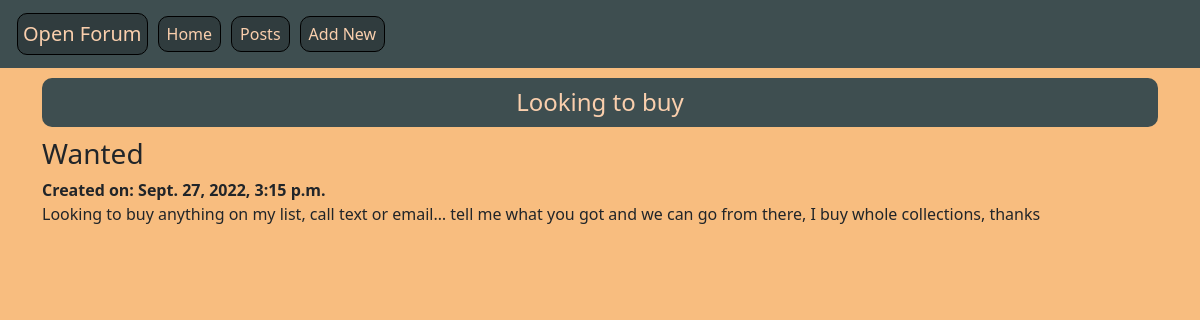
Page /posts/11 on the committed database.
### posts/models.py (models this page shows, shortened)
class Post(models.Model):
    title = models.CharField(max_length=256)
    subtitle = models.CharField(max_length=256)
    body = models.TextField()
    created_on = models.DateTimeField(auto_now_add=True)

### posts/views.py (the view)
# urls.py: path('<int:pk>', PostDetailView.as_view(), name='detail'),
class PostDetailView(DetailView):
    template_name = "posts/detail.html"
    model = Post

### templates/posts/detail.html (shortened to what this page needs)
{% extends 'base.html' %}
{% load static %}
{% block contents %}
    <h1>{{ post.title }}</h1>
    <h3>{{ post.subtitle }}</h3>
    <strong>Created on: {{ post.created_on }}</strong>
    <p>{{ post.body }}</p>
{% endblock contents %}

### static/css/base.css (style rules this page uses)
h1 { color: #3E4E50; font-size: 24px; background-color: #3E4E50; color: #FACFAD; padding: 10px; margin: 10px 0; text-align: center; border-radius: 10px; }
body { background: #F8BD7F; }

### rows in the picture
Post: title "Looking to buy", subtitle "Wanted", created_on "Sept. 27, 2022, 3:15 p.m.", body "Looking to buy anything on my list, call text or email… tell me what you got and we can go from there, I buy whole collections, thanks"
